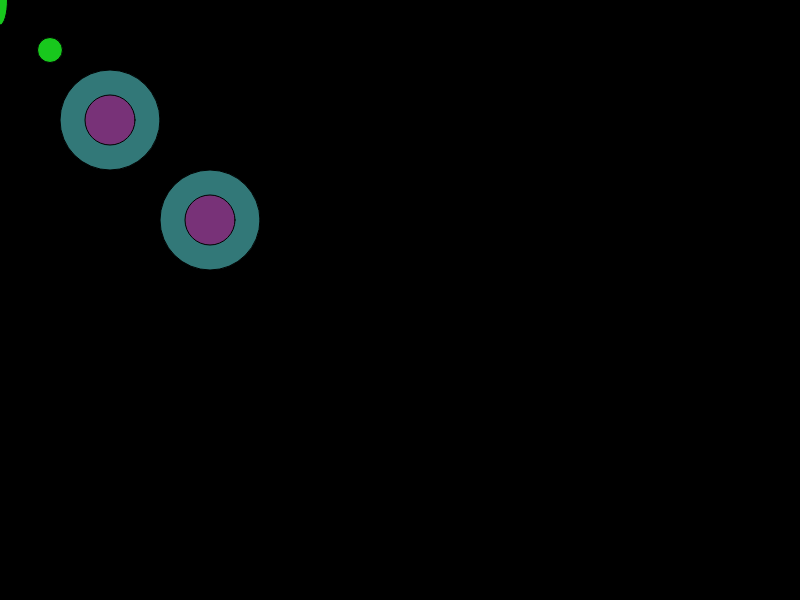
Frame 1 (no input)
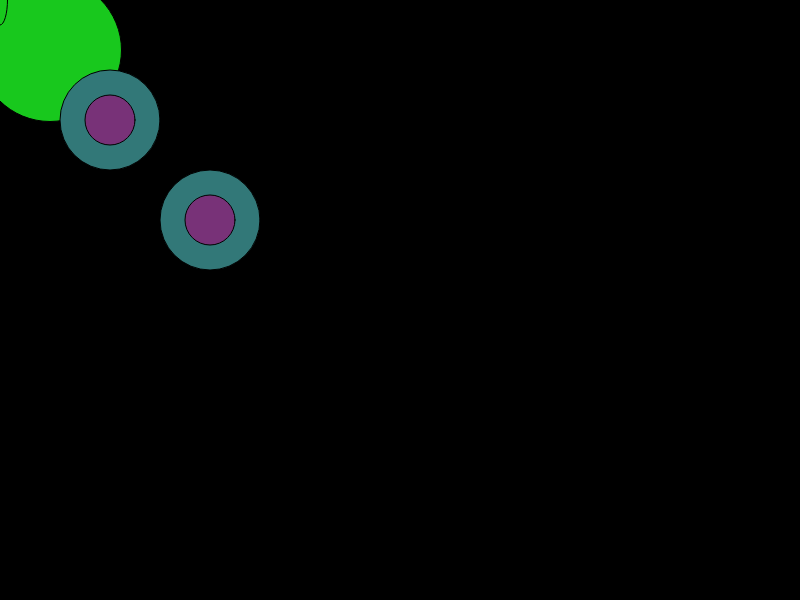
Frame 60 (no input)
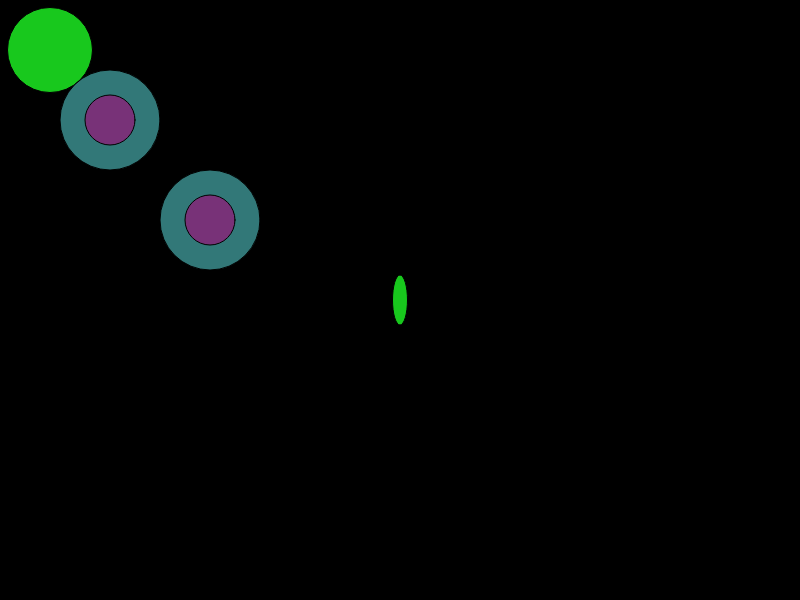
Frame 120 (the mouse pressed at the canvas centre since frame 60)

The p5.js sketch that drew these frames (run headless with seeded random() and noise() and a simulated clock; from frame 60 on, the mouse is pressed at the canvas centre):

// p5.js sketch
// ── sketch.js
var x = 50;
    var y = 50;
    var diameter = 25;
    var mousex = 0;
    var mousey = 0;
    var s = 83;
    var w = 87;
    var a = 65;
    var d = 68;

    function setup()
    {
      createCanvas(800, 600);
    }

    function draw()
    {
      background(0);

      fill(24, 200, 29);
      circle(x, y, diameter);

      // call the function created
      controlCircle();

      ellipse(mousex, mousey, 15, 50);

      // concentric circle where x = 110 and y = 120
      ConcentricCircle(110, 120, 100, 50, 50, 120, 120, 120, 50, 120);
      // concentric circle where x = 210 and y = 220
      ConcentricCircle(210, 220, 100, 50, 50, 120, 120, 120, 50, 120);

    }

    /* This function controls all the variables of the circle */
    function controlCircle()
    {
         if (x >= 300)
      {
        x = 50;
      }

      if (y >= 300)
      {
        y = 50;
      }

      if (keyIsDown(s))
      {
        y += 10;
      }
      else if (keyIsDown(w))
      {
        y -= 10;
      }

      if (keyIsDown(d))
      {
        x += 10;
      }
      else if (keyIsDown(a))
      {
        x -= 10;
      }

        // we call the function here.
        changeDiameter();

    }

    // This function updates the size of the circle
    function changeDiameter()
    {
        if (diameter < 200)
        {
            diameter += 2;
        }
        else if (diameter >= 200)
        {
            diameter = 25;
        }

    }

    function mousePressed()
    {
      mousex = mouseX;
      mousey = mouseY;

    }

    // define ConcentricCircle function
    function ConcentricCircle(x,y, outer_diameter, inner_diameter, outer_red, outer_green,outer_blue, inner_red, inner_green, inner_blue)
{
        fill(outer_red,outer_green, outer_blue);
        circle(x,y,outer_diameter);
        fill(inner_red, inner_green, inner_blue);
        circle(x,y,inner_diameter);
}
